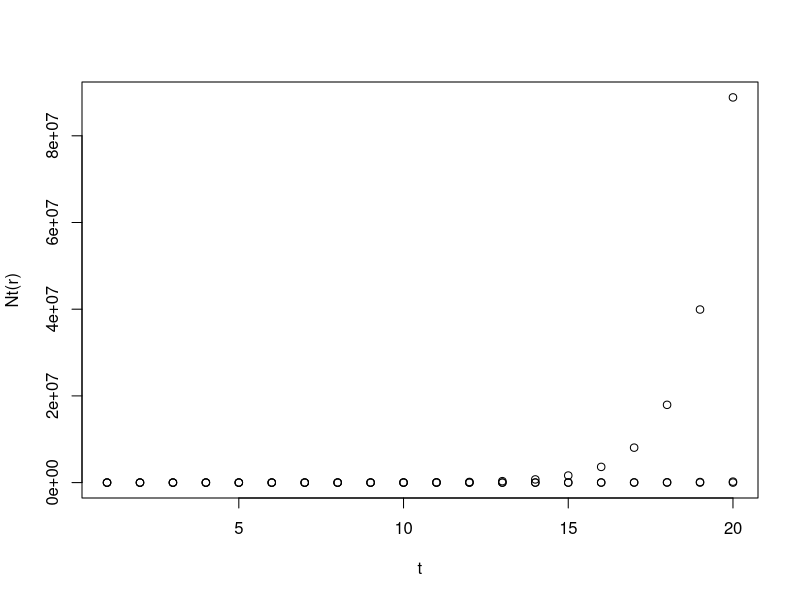

This figure's R source:
# Problem Set: R Language
# Problem Number 2
# Status: In Progress
# Heatherlee Leary
# hleary@arizona.edu



#### OBJECTIVES ##########################################################################################################

# See READ ME for exponential growth equation. 
# Nt is the population size at time t, N0 is the initial population size, and r is the rate of growth or reproductive rate.
# Write an exponential growth function that also generates a plot with time on the x axis and Nt on the y axis.
# Using that function, create plots for 20 days assuming an initial population size of 10 individuals under
# three growth rate scenarios (0.5, 0.8, -0.1).

###########################################################################################################################


# Load libraries
library("tidyverse")


# Write an exponential growth function.
r <- c(0.5, 0.8, -0.1)
Ni <- 10
t <- c(1:20, 1:20, 1:20)

Nt <- function(r){
  Ni * exp(r*t)
}

# Plot
plot(t, Nt(r))





